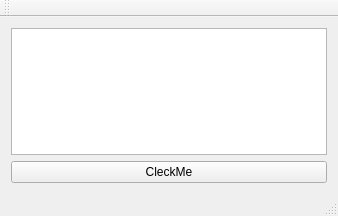
<?xml version="1.0" encoding="UTF-8"?>
<ui version="4.0">
 <class>MainWindow</class>
 <widget class="QMainWindow" name="MainWindow">
  <property name="geometry">
   <rect>
    <x>0</x>
    <y>0</y>
    <width>338</width>
    <height>216</height>
   </rect>
  </property>
  <property name="windowTitle">
   <string>MainWindow</string>
  </property>
  <widget class="QWidget" name="centralWidget">
   <layout class="QGridLayout" name="gridLayout">
    <item row="0" column="0">
     <widget class="QListWidget" name="listWidget"/>
    </item>
    <item row="1" column="0">
     <widget class="QPushButton" name="pushButton">
      <property name="text">
       <string>CleckMe</string>
      </property>
     </widget>
    </item>
   </layout>
  </widget>
  <widget class="QMenuBar" name="menuBar">
   <property name="geometry">
    <rect>
     <x>0</x>
     <y>0</y>
     <width>338</width>
     <height>23</height>
    </rect>
   </property>
  </widget>
  <widget class="QToolBar" name="mainToolBar">
   <attribute name="toolBarArea">
    <enum>TopToolBarArea</enum>
   </attribute>
   <attribute name="toolBarBreak">
    <bool>false</bool>
   </attribute>
  </widget>
  <widget class="QStatusBar" name="statusBar"/>
 </widget>
 <layoutdefault spacing="6" margin="11"/>
 <resources/>
 <connections/>
</ui>
